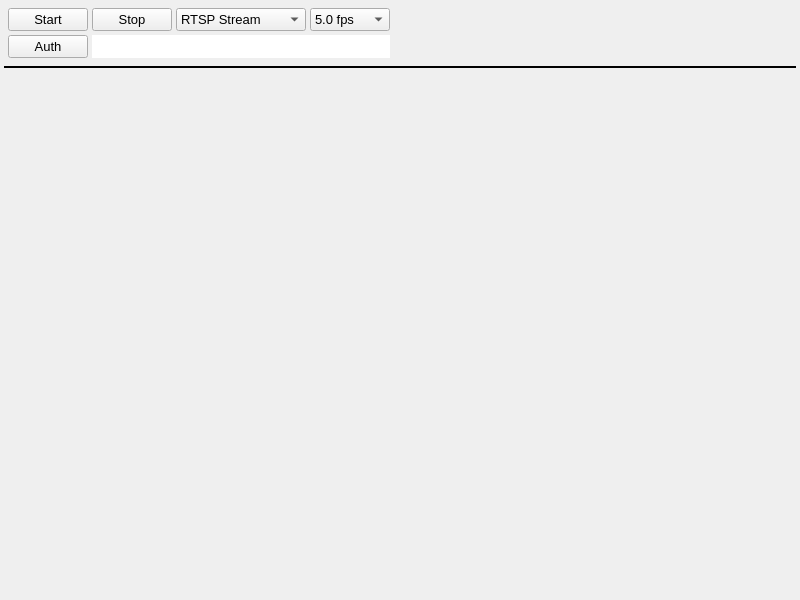
<?xml version="1.0" encoding="UTF-8"?>
<ui version="4.0">
 <class>VideoDialog</class>
 <widget class="QWidget" name="VideoDialog">
  <property name="geometry">
   <rect>
    <x>0</x>
    <y>0</y>
    <width>800</width>
    <height>600</height>
   </rect>
  </property>
  <property name="sizePolicy">
   <sizepolicy hsizetype="Preferred" vsizetype="Preferred">
    <horstretch>0</horstretch>
    <verstretch>0</verstretch>
   </sizepolicy>
  </property>
  <property name="minimumSize">
   <size>
    <width>400</width>
    <height>285</height>
   </size>
  </property>
  <property name="maximumSize">
   <size>
    <width>800</width>
    <height>600</height>
   </size>
  </property>
  <property name="sizeIncrement">
   <size>
    <width>10</width>
    <height>10</height>
   </size>
  </property>
  <property name="baseSize">
   <size>
    <width>10</width>
    <height>10</height>
   </size>
  </property>
  <property name="font">
   <font>
    <family>Arial</family>
    <pointsize>10</pointsize>
   </font>
  </property>
  <property name="windowTitle">
   <string>Video Streams</string>
  </property>
  <layout class="QVBoxLayout" name="verticalLayout" stretch="0,0,1">
   <property name="spacing">
    <number>4</number>
   </property>
   <property name="leftMargin">
    <number>4</number>
   </property>
   <property name="topMargin">
    <number>4</number>
   </property>
   <property name="rightMargin">
    <number>4</number>
   </property>
   <property name="bottomMargin">
    <number>4</number>
   </property>
   <item>
    <layout class="QGridLayout" name="gridLayout" columnstretch="0,0,0,0,0,0,0,1">
     <property name="leftMargin">
      <number>4</number>
     </property>
     <property name="topMargin">
      <number>4</number>
     </property>
     <property name="rightMargin">
      <number>4</number>
     </property>
     <property name="bottomMargin">
      <number>4</number>
     </property>
     <item row="0" column="4">
      <widget class="QComboBox" name="videoSource">
       <property name="minimumSize">
        <size>
         <width>130</width>
         <height>21</height>
        </size>
       </property>
       <property name="maximumSize">
        <size>
         <width>16777215</width>
         <height>25</height>
        </size>
       </property>
       <item>
        <property name="text">
         <string>RTSP Stream</string>
        </property>
       </item>
       <item>
        <property name="text">
         <string>HTTP Stream</string>
        </property>
       </item>
       <item>
        <property name="text">
         <string>HTTPS Stream</string>
        </property>
       </item>
       <item>
        <property name="text">
         <string>URL</string>
        </property>
       </item>
       <item>
        <property name="text">
         <string>Camera 1</string>
        </property>
       </item>
       <item>
        <property name="text">
         <string>Camera 2</string>
        </property>
       </item>
       <item>
        <property name="text">
         <string>Camera 3</string>
        </property>
       </item>
       <item>
        <property name="text">
         <string>Camera 4</string>
        </property>
       </item>
      </widget>
     </item>
     <item row="0" column="5">
      <widget class="QComboBox" name="frameRate">
       <property name="minimumSize">
        <size>
         <width>80</width>
         <height>0</height>
        </size>
       </property>
       <item>
        <property name="text">
         <string>5.0 fps</string>
        </property>
       </item>
       <item>
        <property name="text">
         <string>2.0 fps</string>
        </property>
       </item>
       <item>
        <property name="text">
         <string>1.0 fps</string>
        </property>
       </item>
       <item>
        <property name="text">
         <string>0.5 fps</string>
        </property>
       </item>
       <item>
        <property name="text">
         <string>0.2 fps</string>
        </property>
       </item>
      </widget>
     </item>
     <item row="0" column="3">
      <widget class="QPushButton" name="videoStop">
       <property name="minimumSize">
        <size>
         <width>60</width>
         <height>21</height>
        </size>
       </property>
       <property name="maximumSize">
        <size>
         <width>100</width>
         <height>25</height>
        </size>
       </property>
       <property name="text">
        <string>Stop</string>
       </property>
       <property name="running" stdset="0">
        <bool>false</bool>
       </property>
      </widget>
     </item>
     <item row="1" column="3" colspan="3">
      <widget class="QLineEdit" name="videoURL">
       <property name="minimumSize">
        <size>
         <width>250</width>
         <height>21</height>
        </size>
       </property>
       <property name="maximumSize">
        <size>
         <width>16777215</width>
         <height>25</height>
        </size>
       </property>
       <property name="toolTip">
        <string>&lt;html&gt;&lt;head/&gt;&lt;body&gt;&lt;p&gt;Please enter source here. If you have and rtsp url, please leave rtsp:// out, but add the right port if needed.&lt;/p&gt;&lt;/body&gt;&lt;/html&gt;</string>
       </property>
       <property name="frame">
        <bool>false</bool>
       </property>
       <property name="input" stdset="0">
        <bool>true</bool>
       </property>
      </widget>
     </item>
     <item row="0" column="6" rowspan="2" colspan="2">
      <spacer name="horizontalSpacer">
       <property name="orientation">
        <enum>Qt::Orientation::Horizontal</enum>
       </property>
       <property name="sizeHint" stdset="0">
        <size>
         <width>10</width>
         <height>20</height>
        </size>
       </property>
      </spacer>
     </item>
     <item row="0" column="1" colspan="2">
      <widget class="QPushButton" name="videoStart">
       <property name="minimumSize">
        <size>
         <width>60</width>
         <height>21</height>
        </size>
       </property>
       <property name="maximumSize">
        <size>
         <width>100</width>
         <height>25</height>
        </size>
       </property>
       <property name="text">
        <string>Start</string>
       </property>
      </widget>
     </item>
     <item row="1" column="1" colspan="2">
      <widget class="QPushButton" name="authPopup">
       <property name="minimumSize">
        <size>
         <width>60</width>
         <height>21</height>
        </size>
       </property>
       <property name="maximumSize">
        <size>
         <width>16777215</width>
         <height>25</height>
        </size>
       </property>
       <property name="text">
        <string>Auth</string>
       </property>
      </widget>
     </item>
    </layout>
   </item>
   <item>
    <widget class="Line" name="line">
     <property name="frameShadow">
      <enum>QFrame::Shadow::Plain</enum>
     </property>
     <property name="lineWidth">
      <number>2</number>
     </property>
     <property name="midLineWidth">
      <number>1</number>
     </property>
     <property name="orientation">
      <enum>Qt::Orientation::Horizontal</enum>
     </property>
    </widget>
   </item>
   <item>
    <widget class="QLabel" name="video">
     <property name="text">
      <string/>
     </property>
    </widget>
   </item>
  </layout>
 </widget>
 <resources/>
 <connections/>
 <designerdata>
  <property name="gridDeltaX">
   <number>5</number>
  </property>
  <property name="gridDeltaY">
   <number>5</number>
  </property>
  <property name="gridSnapX">
   <bool>true</bool>
  </property>
  <property name="gridSnapY">
   <bool>true</bool>
  </property>
  <property name="gridVisible">
   <bool>true</bool>
  </property>
 </designerdata>
</ui>
